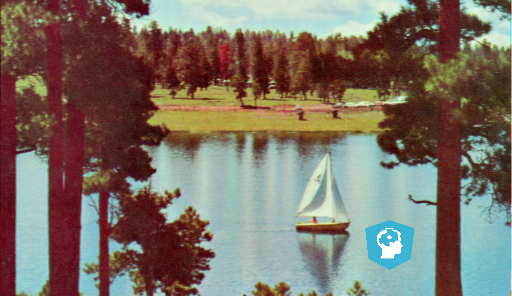
#> input picture 4.2.06_w_logo_2_2.png, 512 x 296 px
$ jupyter execute --allow-errors '4. Basic Image Processing using skimage.ipynb'   (older library calls are emulated)
#> lines starting #> are read from the running program, lines starting #| are printed output that depends on the picture; after the words box and inside, x2 and y2 are one past the last pixel; in counts of white or black regions, pixels touching at a corner belong together
### Image restoration

#### Impainting
* Reconstructing lost part of an image
* Looking at non-damaged regions

In below example we remove the logo from the image

[cell 1]
def show_image(image, title='Image', cmap_type='gray'):
    plt.imshow(image, cmap=cmap_type)
    plt.title(title)
    plt.axis('off')
    plt.show()

[cell 2]
# Import the module from restoration
import numpy as np
import matplotlib.pyplot as plt

from skimage.restoration import inpaint
from skimage import data
from skimage import io

image = io.imread('4.2.06_w_logo_2_2.png')
#> image is the input picture: shape (296, 512, 3); mean R, G, B 124.3, 113.1, 101.9

# Initialize the mask
mask = np.zeros(image.shape[:-1])

# Set the pixels where the logo is to 1
mask[210:272, 360:425] = 1

# Apply inpainting to remove the logo
#> (the rest of this cell did not finish here and is left out)

#### Noise

[cell 3]
# Add noise:

# Import the module and function
from skimage.util import random_noise

fruit_image = io.imread('fruits_square.jpg')
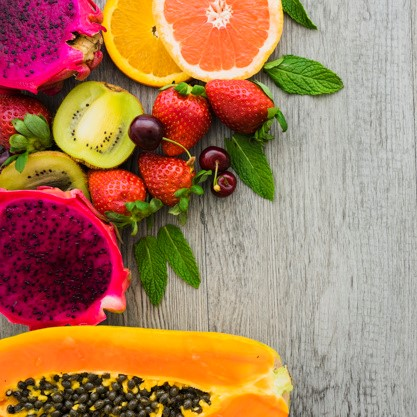
#> input picture fruits_square.jpg, 417 x 417 px
#> fruit_image is the input picture: shape (417, 417, 3); mean R, G, B 170.2, 126.7, 93.8

# Add noise to the image
noisy_image = random_noise(fruit_image)
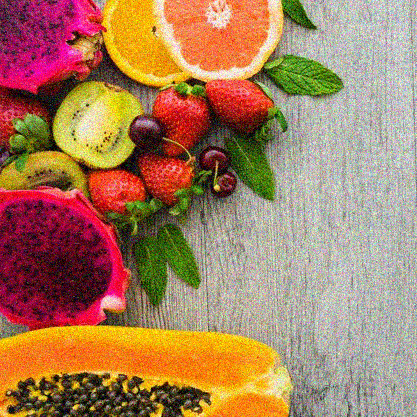
#> noisy_image: shape (417, 417, 3) float64; mean R, G, B 0.66, 0.501, 0.375

# Show original and resulting image
show_image(fruit_image, 'Original')
show_image(noisy_image, 'Noisy image')

[cell 4]
# Remove noise:

# Import the module and function
from skimage.restoration import denoise_tv_chambolle

# Apply total variation filter denoising
denoised_image = denoise_tv_chambolle(noisy_image, multichannel=True)

# Show the noisy and denoised images
#show_image(noisy_image, 'Noisy')
show_image(denoised_image, 'Denoised image')

[cell 5]
# Import bilateral denoising function
from skimage.restoration import denoise_bilateral

landscape_image = io.imread('noise-noisy-nature.jpg')
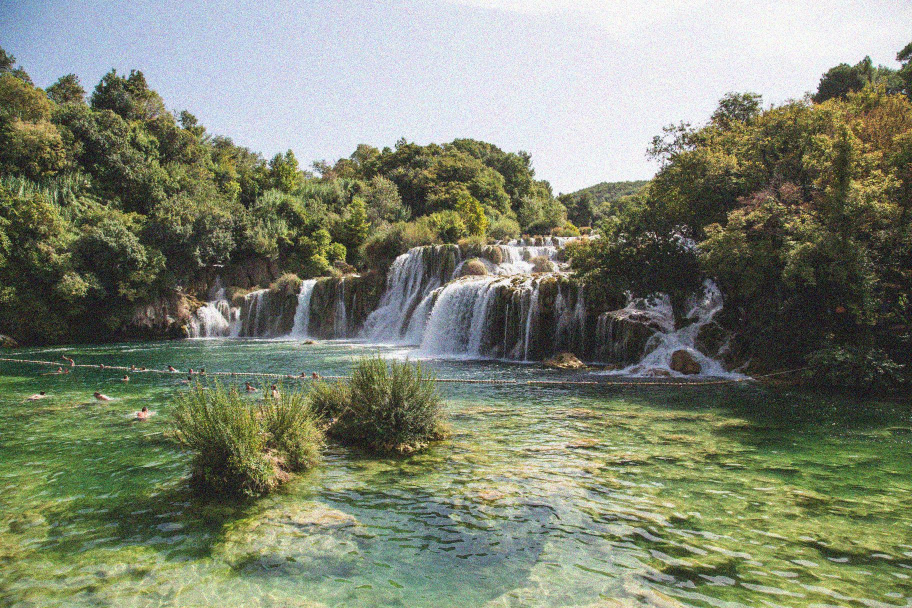
#> input picture noise-noisy-nature.jpg, 1824 x 1216 px (shown at 1/2 size)
#> landscape_image is the input picture: shape (1216, 1824, 3); mean R, G, B 126.7, 132.9, 113.2

# Apply bilateral filter denoising
denoised_image = denoise_bilateral(landscape_image,
                                   multichannel=True)
#> denoised_image: shape (1216, 1824, 3) float64

# Show original and resulting images
show_image(landscape_image, 'Noisy image')
show_image(denoised_image, 'Denoised image')

#### Superpixel segmentation

[cell 6]
# Import the slic function from segmentation module
from skimage.segmentation import slic

# Import the label2rgb function from color module
from skimage.color import label2rgb
from skimage import io

face_image = io.imread("chinese.jpg")
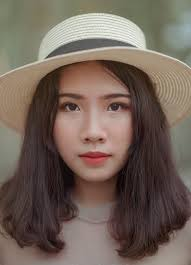
#> input picture chinese.jpg, 191 x 265 px
#> face_image is the input picture: shape (265, 191, 3); mean R, G, B 114.6, 99.2, 89

# Obtain the segmentation with 400 regions
segments = slic(face_image, n_segments= 400)
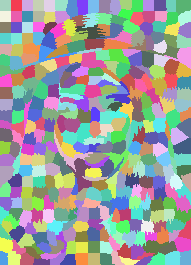
#> segments: shape (265, 191) int64; 373 distinct labels, from 1 to 373; one colour per label, 0 black

# Put segments on top of original image to compare
segmented_image = label2rgb(segments, face_image, kind='avg')

# Show the segmented image
show_image(segmented_image, "Segmented image, 400 superpixels")

#### Finding contours

A contours is closed shape of points or line segments, representing the boundaries of the objects.

The input to a contour-finding function is a binary image, which we produce by first applying thresholding. In such a binary image, the object we wish to detect should be white, while background remains black.

[cell 7]
# Import the modules
from skimage import data, measure

# Obtain the horse image
horse_image = data.horse()
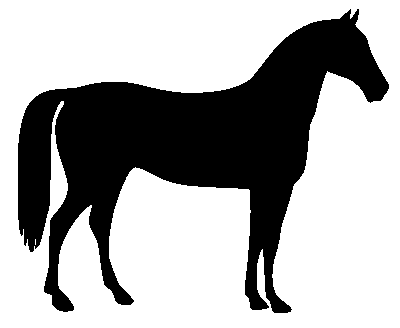
#> input picture skimage.data.horse(), 400 x 328 px
#> horse_image is the input picture: shape (328, 400) bool; 66.9% white; 1 black region, box (x1, y1, x2, y2) and area: (18, 9, 389, 313) 43412

# Find the contours with a constant level value of 0.8
contours = measure.find_contours(horse_image, 0.8)
#> contours = 2 point arrays, longest 2645 points

def show_image_contour(image, contours):
    # Display the image and plot all contours found
    fig, ax = plt.subplots()
    ax.imshow(image, cmap=plt.cm.gray)

    for n, contour in enumerate(contours):
        ax.plot(contour[:, 1], contour[:, 0], linewidth=2)
#> this loop made 2 passes

    ax.axis('image')
    ax.set_xticks([])
    ax.set_yticks([])
    plt.show()

show_image_contour(horse_image, contours)

[cell 8]
from skimage.color import rgb2gray
from skimage.filters import threshold_otsu
import matplotlib.pyplot as plt

# read image
image_dices = io.imread('dices.png')
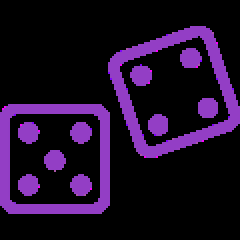
#> input picture dices.png, 120 x 120 px (shown 2 times larger)
#> image_dices is the input picture: shape (120, 120, 3); mean R, G, B 30, 12.5, 40.2

# Make the image grayscale
image_dices = rgb2gray(image_dices)
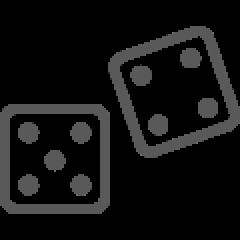
#> image_dices: shape (120, 120) float64 (shown 2 times larger); min 0, max 0.428, mean 0.0715

# Obtain the optimal thresh value
thresh = threshold_otsu(image_dices)
#> thresh = 0.000836

# Apply thresholding
binary = image_dices > thresh
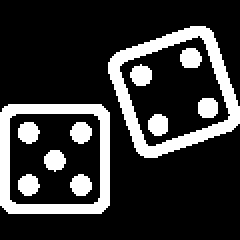
#> binary: shape (120, 120) bool (shown 2 times larger); 20.4% white; 11 white regions, largest, box (x1, y1, x2, y2) and area: (54, 13, 120, 79) 1135, (0, 52, 55, 107) 980, (9, 61, 20, 72) 93

# Find contours at a constant value of 0.8
contours = measure.find_contours(binary, 0.8)
#> contours = 13 point arrays, longest 255 points

# Create list with the shape of each contour
shape_contours = [cnt.shape[0] for cnt in contours]
#> shape_contours = [255, 221, 43, 45, 41, 173, 181, 43, 45, 45, 45, 45, 45]

# Set 50 as the maximum size of the dots shape
max_dots_shape = 50

# Count dots in contours excluding bigger than dots size
dots_contours = [cnt for cnt in contours if np.shape(cnt)[0] < max_dots_shape]
#> dots_contours = 9 point arrays, longest 45 points

# Shows all contours found
show_image_contour(binary, contours)
#> the loop in show_image_contour (call 2), `for n, contour in enumerate(contours):` made 13 passes
#> in show_image_contour (call 2), `plt.show()`:
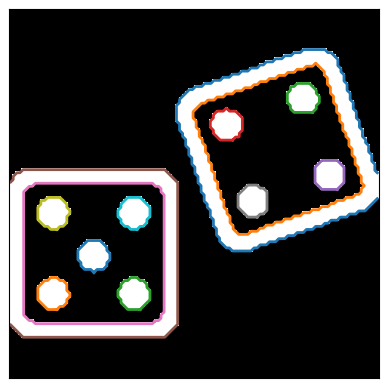
#> figure drawn by matplotlib, 1 panel

# Print the dice's number
print("Dice's dots number: {}. ".format(len(dots_contours)))
#| Dice's dots number: 9.
